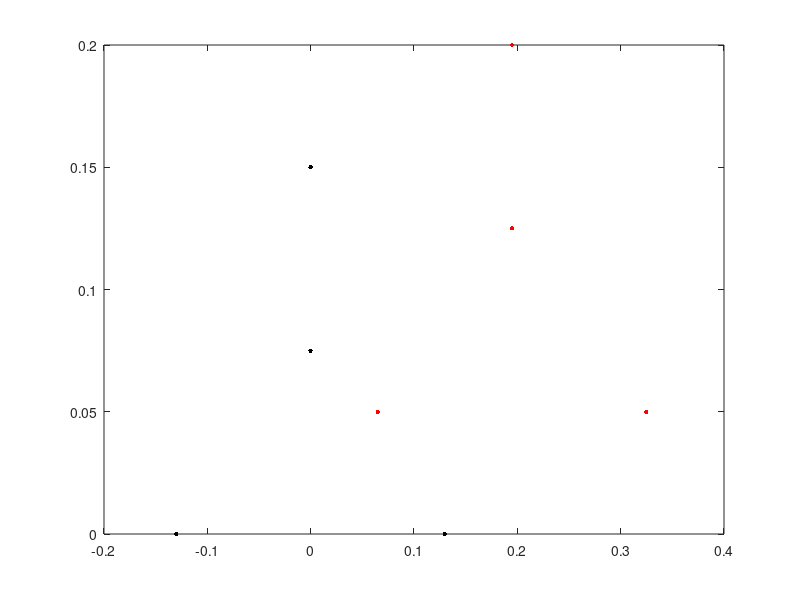

This figure's MATLAB source: (Note: this script raises an error after producing the figure.)
%% Find Forces in 2D Spine Using Equilibrium Force Balance
% The goal of this program is to solve for the force density values of
% cables in a 2D spine consisting of two stacked tetrahedra. The bottom
% tetra is fixed, and the top tetra is translated. If the configuration is
% feasible, then infinitely many solutions exist; the minimum-effort
% solution will be selected.
%
% This script solves a force balance, in which the tetrahedron are used as
% solid bodies. We assume that the spine is sitting on a surface, so that
% there are vertical reaction forces at each of the two bottom nodes in
% contact.
%
% Authors: Mallory Daly and Ellande Tang
% Created: 12/8/16
% Modified: 12/9/16

clear; close all

%% Spine Parameters

% Number of bars, cables, and nodes
r = 6; % bars
s = 4; % cables
n = 8; % nodes

% Load spine data
load('spine_geometric_parameters_2D.mat')

% Geometric parameters
ll = spine_geometric_parameters.l; % m, length of long bars
h = spine_geometric_parameters.h; % m, height from top to bottom of tetra
ls = h/2; % m, length of short bar
w = sqrt(ll^2-(h/2)^2); % m, width from center of tetra

% Mass and force parameters
g = spine_geometric_parameters.g; % m/s^2, acceleration due to gravity
m = spine_geometric_parameters.m; % kg/node
M = m*4; % kg/tetra

%% Connectivity Matrix
% See H.-J. Schek's "The Force Density Method for Form Finding and
% Computation of General Networks."
% NOTE: Schek's work finds equilbrium positions given load and position of
% fixed nodes. We want to find loads given positions of nodes.

% Rows 1-6 are bars
% Rows 7-10 are cables
% Columns 1-4 are "free" nodes (they are fixed later)
% Columns 5-8 are fixed nodes

%    1  2  3  4  5  6  7  8  
C = [1 -1  0  0  0  0  0  0;  %  1
     1  0 -1  0  0  0  0  0;  %  2
     1  0  0 -1  0  0  0  0;  %  3
     0  0  0  0  1 -1  0  0;  %  4
     0  0  0  0  1  0 -1  0;  %  5
     0  0  0  0  1  0  0 -1;  %  6
     0  0  0  1  0  0  0 -1;  %  7
     0  0  1  0  0  0 -1  0;  %  8
     0  1  0  0  0  0  0 -1;  %  9
     0  1  0  0  0  0 -1  0]; % 10

% Connection matrix of cables
Cs = C(end-(s-1):end,:);

%% VARIABLES: Translation and rotation of free tetrahedron
xTrans = 3/2*w; % horizontal translation
zTrans = 1/3*h; % vertical translation
theta = 0; % rotation (radians)

%% Nodal Positions
% Coordinate system such that nodes 6 and 8 are on the x axis and nodes 5
% and 7 are centered on the z axis.

% Nodal positions of bottom tetrahedra
%          1   2   3   4
x_bot = [  0   0   w  -w]';
z_bot = [h/2   h   0   0]';

% Rotation matrix for given angle of theta
rot = [cos(theta), -sin(theta);
       sin(theta),  cos(theta)];
   
% Need to multiply each node by the rotation matrix and add the (x,z)
% offset from the xi state vector. Copy out (x,z) offset to a 2x4 matrix to
% make this easier.
xz_offset = repmat([xTrans; zTrans], 1, 4);

% Translate and rotate position of fixed nodes to get coordinates of free
% nodes
xz_top = rot*[x_bot'; z_bot'] + xz_offset;

% Extract x and z of free nodes
x_top = xz_top(1,:)';
z_top = xz_top(2,:)';

% Combined nodal positions
x = [x_bot; x_top];
z = [z_bot; z_top];

% Plot nodal positions
figure
plot(x_bot,z_bot,'k.','MarkerSize',10)
hold on
plot(x_top,z_top,'r.','MarkerSize',10)
% figure
% geometry.l = length;
% geometry.h = h;
% plot_2d_spine([xTrans zTrans theta],geometry)

%% Lengths of Bars and Cables

% Rows 1-6 are bars
% Rows 7-10 are cables
l = [ls;                             % 1
     ll;                             % 2
     ll;                             % 3
     ls;                             % 4
     ll;                             % 5
     ll;                             % 6
     norm([x(4),z(4)]-[x(8),z(8)]);  % 7
     norm([x(3),z(3)]-[x(7),z(7)]);  % 8
     norm([x(2),z(2)]-[x(8),z(8)]);  % 9
     norm([x(2),z(2)]-[x(7),z(7)])]; %10
% The forces in the cables will depend on F = k*(l-l_0)

% Diagonal length matrix
L = diag(l);
L_cables = diag(l(end-(s-1):end));

%% Solve for Reaction Forces
% Assume spine is sitting on a surface. Then there are vertical reaction
% forces at nodes 3 and 4.

% Solve AR*[R3; R4] = bR, where AR will always be invertible
AR = [1 1; 0 (x(3)-x(4))];
bR = [2*M*g; M*g*(x(1)-x(4))+M*g*(x(5)-x(4))];
R = AR\bR;
R3 = R(1);
R4 = R(2);

% Note R3 and R4 cannot be negative, but this constraint is not imposed
% here. However, a condition under which R3 or R4 becomes negative creates
% an infeasible problem for the cable tensions, so the issue solves itself.
% It's possible that a more generalized problem would need to solve for
% reaction forces using a solver in order to impose this constraint.

%% Equilibrium Force Equations

% Create vector of distance differences
dx = Cs*x;
dz = Cs*z;

% Define A*q = p, where q is a vector of the cable force densities and p is
% a vector of the external forces
A = [ -dx(1) -dx(2) -dx(3) -dx(4);  % horizontal forces, bottom tetra
       dx(1)  dx(2)  dx(3)  dx(4);  % horizontal forces, top tetra
      -dz(1) -dz(2) -dz(3) -dz(4);  % vertical forces, bottom tetra
       dz(1)  dz(2)  dz(3)  dz(4)]; % vertical forces, top tetra
% Note that A is not a full rank matrix (not invertible)   
p = [ 0; 0; M*g-R3-R4; M*g;];

%% Solve Problem for Minimized Cable Tension

% Minimum cable tension
minTension = 0; % N

% Solve with YALMIP
yalmip('clear')
q = sdpvar(s,1);
obj = q'*q;
constr = [A*q == p, L_cables*q >= minTension*ones(s,1)];
options = sdpsettings('solver','quadprog','verbose',0);
sol = optimize(constr,obj,options);
% optimize(constr,obj)

if sol.problem == 0
    % Display optimal force densities
    qOpt = value(q) % N/m

    % Display cable tensions
    tensionsOpt = L_cables*qOpt % N
else
    display(sol.info)
end


%% Check Distance Vectors Symbollically
% 
% x1 = sym('x1','real');
% x2 = sym('x2','real');
% x3 = sym('x3','real');
% x4 = sym('x4','real');
% x5 = sym('x5','real');
% x6 = sym('x6','real');
% x7 = sym('x7','real');
% x8 = sym('x8','real');
% x = [x1 x2 x3 x4 x5 x6 x7 x8]';
% 
% z1 = sym('z1','real');
% z2 = sym('z2','real');
% z3 = sym('z3','real');
% z4 = sym('z4','real');
% z5 = sym('z5','real');
% z6 = sym('z6','real');
% z7 = sym('z7','real');
% z8 = sym('z8','real');
% z = [z1 z2 z3 z4 z5 z6 z7 z8]';
% 
% Cs*x
% Cs*z
% 
% q7 = sym('q7','real');
% q8 = sym('q8','real');
% q9 = sym('q9','real');
% q10 = sym('q10','real');
% qs = [q7 q8 q9 q10]'